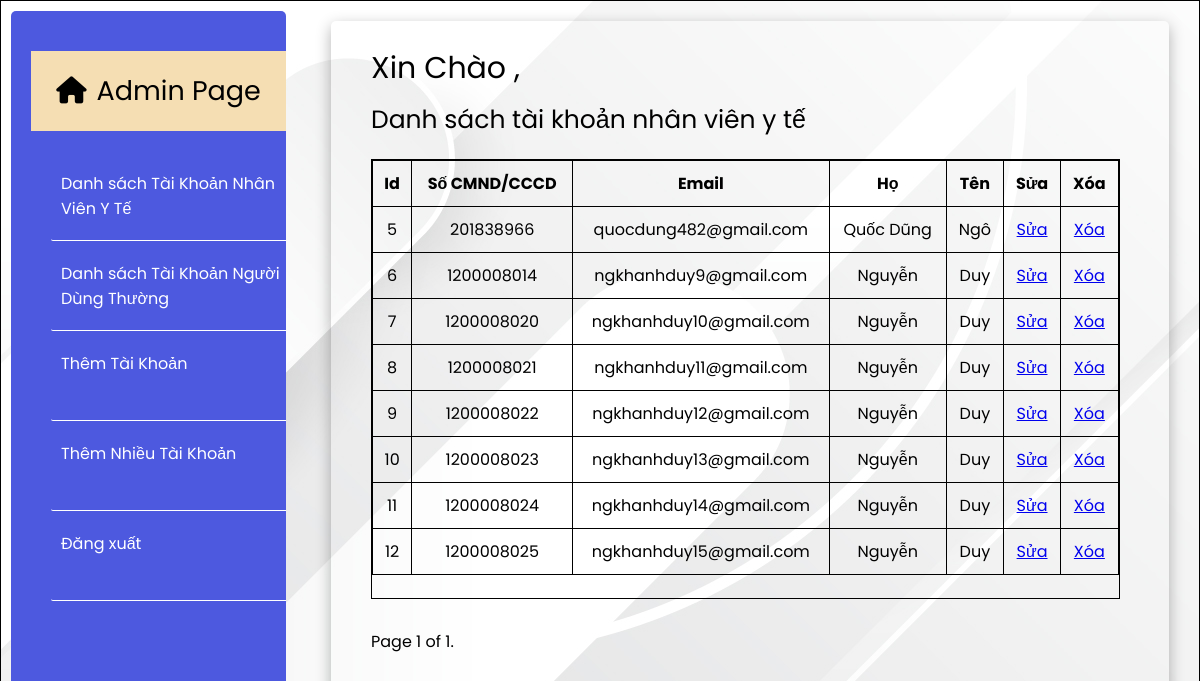
/sys_admin/list-moh/ (signed in), run on the app's committed database.
### authentication/models.py (models this page shows)
class User(AbstractUser):
    is_normal_user = models.BooleanField(default=True)
    is_MOH = models.BooleanField(default=False)

### system_admin/views.py (the view)
# urls.py: path('list-moh/', views.listMoh, name="list-moh"),
def listMoh(request):
    if request.user.is_authenticated:
        list = User.objects.filter(is_MOH = True)
        paginator = Paginator(list, 10) # Show 25 records per page.
        page_number = request.GET.get('page',1)
        page_obj = paginator.get_page(page_number)
        list = {
            'page': page_obj,
            'role' : 'nhân viên y tế',
        }
        return render(request, 'list_user.html', list)
    else:
        messages.error(request, "Vui lòng đăng nhập để tiếp tục")
        return redirect('http://127.0.0.1:8000/sys_admin/login')

### system_admin/templates/list_user.html (shortened to what this page needs)
{% load static %}
<!DOCTYPE html>
<html>
<head>
    <link rel="stylesheet" href="https://cdnjs.cloudflare.com/ajax/libs/font-awesome/6.0.0-beta3/css/all.min.css"/>
    <link rel="stylesheet" href="{% static 'style.css' %}">
</head>
<body>
    <div class="navigation">
        <div class="wrapper">
            <div class="decoration">
                <p><i class="fas fa-home"></i>Admin Page</p>
             </div>
            <ul>
                <li class="list">
                    <a href="http://127.0.0.1:8000/sys_admin/list-moh/">
                        <span class="title">Danh sách Tài Khoản Nhân Viên Y Tế</span>
                    </a>
                </li>
                <li class="list">
                    <a href="http://127.0.0.1:8000/sys_admin/list-normal/">
                        <span class="title">Danh sách Tài Khoản Người Dùng Thường</span>
                    </a>
                </li>
                <li class="list">
                    <a href="http://127.0.0.1:8000/sys_admin/add/">
                        <span class="title">Thêm Tài Khoản</span>
                    </a>
                </li>
                <li class="list">
                    <a href="http://127.0.0.1:8000/sys_admin/upload/">
                        <span class="title">Thêm Nhiều Tài Khoản</span>
                    </a>
                </li>
                <li>
                    <a href="http://127.0.0.1:8000/sys_admin/logout/">
                        <span class="title">Đăng xuất</span>
                    </a>
                </li>
            </ul>
        </div>
    </div>
    <div class="main">
        <div class="wrapper">
            <div class="greeting">
                Xin Chào {{request.user.first_name}} {{request.user.last_name}},
            </div>
            <div class="title">
                Danh sách tài khoản {{role}}
            </div>
            <div class="table-wrapper">
            <table>
                <tr>
                    <th>Id</th>
                    <th>Số CMND/CCCD</th>
                    <th>Email</th>
                    <th>Họ</th>
                    <th>Tên</th>
                    <th>Sửa</th>
                    <th>Xóa</th>
                </tr>
                {% for user in page %}
                <tr>
                    <td>{{user.id}}</td>
                    <td>{{user.username}}</td>
                    <td>{{user.email}}</td>
                    <td>{{user.first_name}}</td>
                    <td>{{user.last_name}}</td>
                    <td><a href="http://127.0.0.1:8000/sys_admin/update/{{user.id}}">Sửa</a></td>
                    <td><a href="http://127.0.0.1:8000/sys_admin/delete/{{user.id}}">Xóa</a></td>
                </tr>
                {% endfor %}
            </table>
            </div>
            <div class="pagination">
                <span class="step-links">
                    <span class="current">
                        Page {{ page.number }} of {{ page.paginator.num_pages }}.
                    </span>
                </span>
            </div>
        </div>
    </div>
</body>
</html>

### system_admin/static/style.css (style rules this page uses)
* { margin: 0; padding: 0; box-sizing: border-box; font-family: 'Poppins', sans-serif; }
body { position: relative; width: 100%; height: 100vh; display: flex; border: 1px solid black; background: url('/static/images/whitebg.jpg'); overflow: hidden; }
.navigation { display: flex; width: 20vw; min-width: 300px; height: 100%; padding-right: 5px; }
.navigation .wrapper { padding: 40px 0 10px 20px; margin: 10px 10px; width: 100%; border-radius: 5px; background: #4d59df; }
.navigation .wrapper .decoration { width: 100%; height: 10vh; background-color: wheat; margin-bottom: 30px; display: flex; }
.navigation .wrapper .decoration p { font-size: 27px; margin: auto; color: #000; }
.navigation .wrapper .decoration i { margin-right: 10px; }
.navigation .wrapper ul { list-style: none; }
.navigation .wrapper ul li { position: relative; display: block; width: auto; margin: 10px 0 10px 20px; margin-top: 10px; margin-bottom: 10px; background: #4d59df; height: 80px; border-bottom: 0.5px solid white; cursor: pointer; transition: 0.5s ease; border-radius: 2px 0 0 2px; }
.navigation .wrapper ul li a { position: relative; display: block; width: 100%; padding-top: 10px; padding-left: 10px; height: 50px; color: #fff; text-decoration: none; border-radius: 5px; cursor: pointer; }
.main { display: flex; width: 80%; height: 100%; }
.main .wrapper { position: relative; background-color: transparent; padding: 15px 10px 10px 40px; margin: 20px 30px; width: 100%; opacity: 1; border-radius: 5px; box-shadow: inset; box-shadow: 0 5px 15px rgba(0,0,0 , 0.3); }
.main .wrapper .greeting { font-size: 30px; margin-top: 10px; }
.main .wrapper .title { margin-top: 10px; margin-bottom: 20px; font-size: 25px ; }
.wrapper .table-wrapper { width: 95%; overflow-y: auto; height: 55vh; border: 1px solid black; }
.wrapper table { width: 100%; margin-left: 0; margin-right: 0; }
.wrapper .table-wrapper table td { max-height: 30px; }
.wrapper .pagination { margin-top: 30px; }

### system_admin/templates/list_user.html (style rules this page uses)
table { border-collapse: collapse; border: solid 1px; text-align: center; }
th, td { padding: 10px 10px; border: solid 1px; }

### data on the page
User: id "5", username "201838966", email "quocdung482@gmail.com", first_name "Quốc Dũng", last_name "Ngô"
User: id "6", username "1200008014", email "ngkhanhduy9@gmail.com", first_name "Nguyễn", last_name "Duy"
User: id "7", username "1200008020", email "ngkhanhduy10@gmail.com", first_name "Nguyễn", last_name "Duy"
User: id "8", username "1200008021", email "ngkhanhduy11@gmail.com", first_name "Nguyễn", last_name "Duy"
User: id "9", username "1200008022", email "ngkhanhduy12@gmail.com", first_name "Nguyễn", last_name "Duy"
User: id "10", username "1200008023", email "ngkhanhduy13@gmail.com", first_name "Nguyễn", last_name "Duy"
User: id "11", username "1200008024", email "ngkhanhduy14@gmail.com", first_name "Nguyễn", last_name "Duy"
User: id "12", username "1200008025", email "ngkhanhduy15@gmail.com", first_name "Nguyễn", last_name "Duy"

### other printed values
{{ role }} "nhân viên y tế"
{{ page.number }} "1"
{{ page.paginator.num_pages }} "1"
